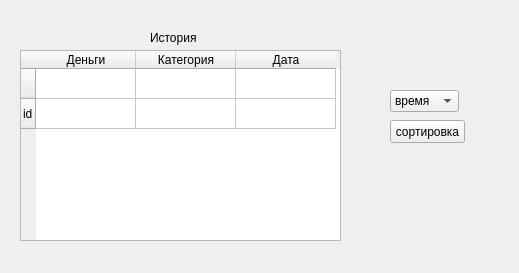
<?xml version="1.0" encoding="UTF-8"?>
<ui version="4.0">
 <class>Form</class>
 <widget class="QWidget" name="Form">
  <property name="geometry">
   <rect>
    <x>0</x>
    <y>0</y>
    <width>519</width>
    <height>273</height>
   </rect>
  </property>
  <property name="windowTitle">
   <string>Form</string>
  </property>
  <widget class="QLabel" name="title_hist">
   <property name="geometry">
    <rect>
     <x>150</x>
     <y>30</y>
     <width>81</width>
     <height>16</height>
    </rect>
   </property>
   <property name="text">
    <string>История</string>
   </property>
  </widget>
  <widget class="QTableWidget" name="tableWidget">
   <property name="geometry">
    <rect>
     <x>20</x>
     <y>50</y>
     <width>321</width>
     <height>191</height>
    </rect>
   </property>
   <row>
    <property name="text">
     <string/>
    </property>
   </row>
   <row>
    <property name="text">
     <string>id</string>
    </property>
   </row>
   <column>
    <property name="text">
     <string>Деньги</string>
    </property>
   </column>
   <column>
    <property name="text">
     <string>Категория</string>
    </property>
   </column>
   <column>
    <property name="text">
     <string>Дата</string>
    </property>
   </column>
  </widget>
  <widget class="QComboBox" name="list_sort">
   <property name="geometry">
    <rect>
     <x>390</x>
     <y>90</y>
     <width>69</width>
     <height>22</height>
    </rect>
   </property>
   <item>
    <property name="text">
     <string>время</string>
    </property>
   </item>
   <item>
    <property name="text">
     <string>даньги</string>
    </property>
   </item>
   <item>
    <property name="text">
     <string>категория</string>
    </property>
   </item>
  </widget>
  <widget class="QPushButton" name="but_sort">
   <property name="geometry">
    <rect>
     <x>390</x>
     <y>120</y>
     <width>75</width>
     <height>23</height>
    </rect>
   </property>
   <property name="text">
    <string>сортировка</string>
   </property>
  </widget>
 </widget>
 <resources/>
 <connections/>
</ui>
